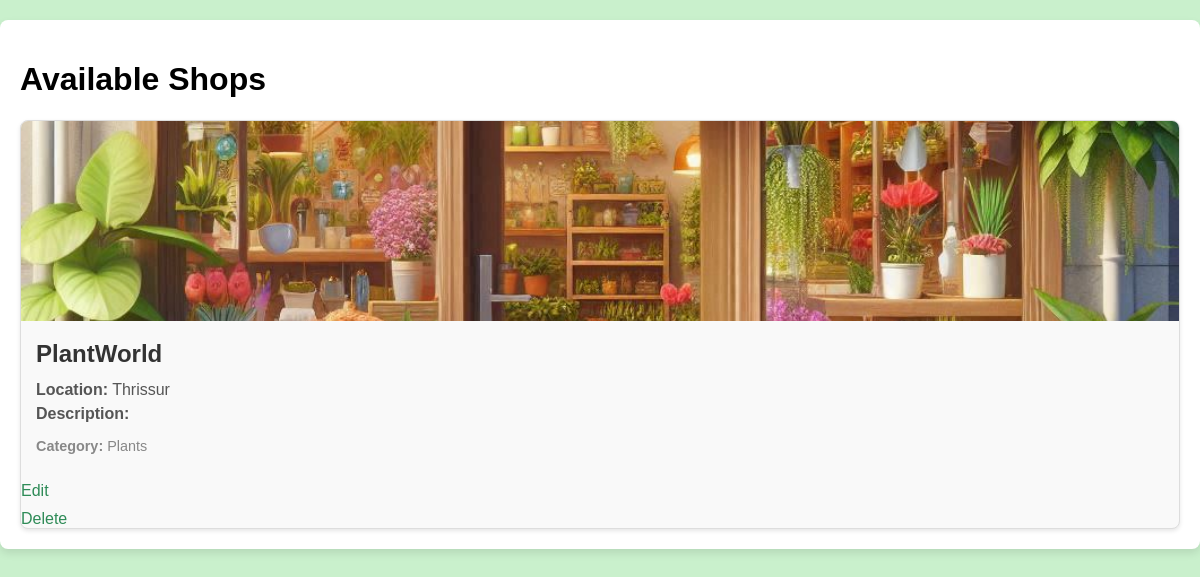
The page /shoplist/ (signed in) on the database its author committed.
### garden_app/models.py (models this page shows)
class shop(models.Model):
    name = models.CharField(max_length=100)
    shopid =models.IntegerField(unique=True)
    email =models.EmailField(max_length=100)
    phone =models.CharField(max_length=10)
    description =models.TextField(max_length=100)
    location =models.CharField(max_length=100)
    img =models.ImageField(upload_to='shopimages/')
    category_choices =(
        ('Plants','Plants'),
        ('Tools','Tools'),
        ('Seeds','Seeds')
    )
    category =models.CharField(choices=category_choices,max_length=100)
    professional=models.ForeignKey(prof_reg,on_delete=models.CASCADE)

### garden_app/views.py (the view)
# urls.py: path('shoplist/',views.shoplist,name="shoplist"),
def shoplist(request):
    if 'email' in request.session:
        semail=request.session['email']
        prof=prof_reg.objects.get(em=semail)
        shops=shop.objects.filter(professional=prof)
        return render(request,'shoplist.html',{'shops':shops})
    else:
        alert_message="<script>alert('LOGIN FAILED'); window.location.href='/proflogin/';</script>"
        return HttpResponse(alert_message)

### garden_app/templates/shoplist.html (shortened to what this page needs)
<!DOCTYPE html>
<html lang="en">
<head>
</head>
<body>
    <div class="wrapper">
        <h1>Available Shops</h1>
        <div class="shop-list">
            {% for s in shops %}
            <div class="shop-card">
                <img src="{{ s.img.url }}" alt="{{ s.name }}">
                <div class="content">
                    <h3>{{ s.name }}</h3>
                    <p><strong>Location:</strong> {{ s.location }}</p>
                    <p><strong>Description:</strong> {{ s.description }}</p>
                    <p class="category"><strong>Category:</strong> {{ s.category }}</p>
                </div>
                    <a class="footer-link"href="/edit_Shop/{{ s.id }}">Edit</a>
                    <br>
                    <a class="footer-link" href="/deleteshop/{{ s.id }}"onclick="return confirm('Are you sure you want to delete this shop?');">Delete</a>
            </div>
            {% endfor %}
        </div>
    </div>
</body>
</html>

### garden_app/templates/shoplist.html (style rules this page uses)
body { font-family: Arial, sans-serif; margin: 0; padding: 0; background-color: #c9f0cc; }
.wrapper { max-width: 1200px; margin: 20px auto; padding: 20px; background-color: #ffffff; border-radius: 8px; box-shadow: 0 4px 8px rgba(0, 0, 0, 0.1); }
.shop-list { display: flex; flex-wrap: wrap; gap: 20px; }
.shop-card { flex: 1 1 calc(33.333% - 20px); background: #f9f9f9; border: 1px solid #ddd; border-radius: 8px; overflow: hidden; box-shadow: 0 2px 4px rgba(0, 0, 0, 0.1); transition: transform 0.3s ease; }
.shop-card img { width: 100%; height: 200px; object-fit: cover; }
.shop-card .content { padding: 15px; }
.shop-card .content h3 { margin: 0 0 10px; font-size: 1.5rem; color: #333; }
.shop-card .content p { margin: 0; color: #555; line-height: 1.5; }
.shop-card .content .category { font-size: 0.9rem; color: #888; margin-top: 10px; }
.footer-link { display: flex; justify-content: center; color: #2e8b57; text-decoration: none; display: inline-block; margin-top: 10px; align-items: center; text-align: center; }

### rows shown on the page
shop: img (picture), name "PlantWorld", location "Thrissur", category "Plants"
